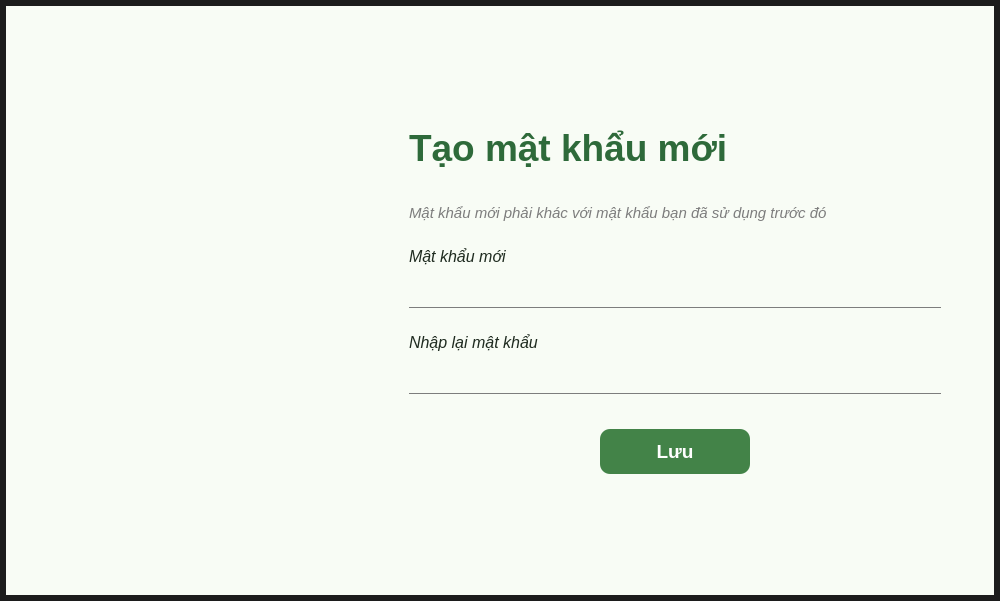
<?xml version="1.0" encoding="UTF-8"?>
<ui version="4.0">
 <class>NewPasswordScreen</class>
 <widget class="QWidget" name="NewPasswordScreen">
  <property name="geometry">
   <rect>
    <x>0</x>
    <y>0</y>
    <width>1000</width>
    <height>601</height>
   </rect>
  </property>
  <property name="windowTitle">
   <string>Tạo mật khẩu mới - Nông Ơi</string>
  </property>
  <property name="styleSheet">
   <string notr="true">QWidget#NewPasswordScreen {
    background-color: #F8FCF5;
    border: 6px solid #1C1C1C;
}

QLabel {
    font-family: 'Segoe UI', Arial, sans-serif;
}</string>
  </property>
  <layout class="QHBoxLayout" name="horizontalLayout">
   <property name="spacing">
    <number>0</number>
   </property>
   <property name="leftMargin">
    <number>50</number>
   </property>
   <property name="topMargin">
    <number>50</number>
   </property>
   <property name="rightMargin">
    <number>50</number>
   </property>
   <property name="bottomMargin">
    <number>50</number>
   </property>
   <item>
    <widget class="QLabel" name="lbl_image">
     <property name="minimumSize">
      <size>
       <width>350</width>
       <height>350</height>
      </size>
     </property>
     <property name="maximumSize">
      <size>
       <width>400</width>
       <height>400</height>
      </size>
     </property>
     <property name="text">
      <string/>
     </property>
     <property name="pixmap">
      <pixmap>../images/reset password.png</pixmap>
     </property>
     <property name="scaledContents">
      <bool>true</bool>
     </property>
     <property name="alignment">
      <set>Qt::AlignCenter</set>
     </property>
    </widget>
   </item>
   <item>
    <widget class="QFrame" name="right_panel">
     <property name="minimumSize">
      <size>
       <width>450</width>
       <height>0</height>
      </size>
     </property>
     <property name="styleSheet">
      <string notr="true">background: transparent; border: none;</string>
     </property>
     <layout class="QVBoxLayout" name="verticalLayout">
      <property name="spacing">
       <number>15</number>
      </property>
      <item>
       <spacer name="verticalSpacer_top">
        <property name="orientation">
         <enum>Qt::Vertical</enum>
        </property>
        <property name="sizeHint" stdset="0">
         <size>
          <width>20</width>
          <height>40</height>
         </size>
        </property>
       </spacer>
      </item>
      <item>
       <widget class="QLabel" name="lbl_title">
        <property name="styleSheet">
         <string notr="true">color: #2E6A3A;
font-size: 28pt;
font-weight: bold;</string>
        </property>
        <property name="text">
         <string>Tạo mật khẩu mới</string>
        </property>
       </widget>
      </item>
      <item>
       <spacer name="verticalSpacer_2">
        <property name="orientation">
         <enum>Qt::Vertical</enum>
        </property>
        <property name="sizeType">
         <enum>QSizePolicy::Fixed</enum>
        </property>
        <property name="sizeHint" stdset="0">
         <size>
          <width>20</width>
          <height>20</height>
         </size>
        </property>
       </spacer>
      </item>
      <item>
       <widget class="QLabel" name="lbl_huong_dan">
        <property name="styleSheet">
         <string notr="true">color: #7D7D7D;
font-size: 11pt;
font-style: italic;</string>
        </property>
        <property name="text">
         <string>Mật khẩu mới phải khác với mật khẩu bạn đã sử dụng trước đó</string>
        </property>
        <property name="wordWrap">
         <bool>true</bool>
        </property>
       </widget>
      </item>
      <item>
       <spacer name="verticalSpacer_3">
        <property name="orientation">
         <enum>Qt::Vertical</enum>
        </property>
        <property name="sizeType">
         <enum>QSizePolicy::Fixed</enum>
        </property>
        <property name="sizeHint" stdset="0">
         <size>
          <width>20</width>
          <height>10</height>
         </size>
        </property>
       </spacer>
      </item>
      <item>
       <widget class="QLabel" name="lbl_mat_khau_moi">
        <property name="styleSheet">
         <string notr="true">color: #1F2B20;
font-size: 12pt;
font-style: italic;</string>
        </property>
        <property name="text">
         <string>Mật khẩu mới</string>
        </property>
       </widget>
      </item>
      <item>
       <widget class="QLineEdit" name="txt_mat_khau_moi">
        <property name="styleSheet">
         <string notr="true">QLineEdit {
	background: transparent;
	border: none;
	border-bottom: 1px solid #7D7D7D;
	color: #7D7D7D;
	font-size: 12pt;
	padding-bottom: 5px;
}
QLineEdit:focus {
	border-bottom: 2px solid #3A7D44;
	color: #1F2B20;
}</string>
        </property>
        <property name="text">
         <string/>
        </property>
        <property name="echoMode">
         <enum>QLineEdit::Password</enum>
        </property>
       </widget>
      </item>
      <item>
       <spacer name="verticalSpacer_4">
        <property name="orientation">
         <enum>Qt::Vertical</enum>
        </property>
        <property name="sizeType">
         <enum>QSizePolicy::Fixed</enum>
        </property>
        <property name="sizeHint" stdset="0">
         <size>
          <width>20</width>
          <height>10</height>
         </size>
        </property>
       </spacer>
      </item>
      <item>
       <widget class="QLabel" name="lbl_nhap_lai_mk">
        <property name="styleSheet">
         <string notr="true">color: #1F2B20;
font-size: 12pt;
font-style: italic;</string>
        </property>
        <property name="text">
         <string>Nhập lại mật khẩu</string>
        </property>
       </widget>
      </item>
      <item>
       <widget class="QLineEdit" name="txt_xac_nhan_mat_khau">
        <property name="styleSheet">
         <string notr="true">QLineEdit {
	background: transparent;
	border: none;
	border-bottom: 1px solid #7D7D7D;
	color: #7D7D7D;
	font-size: 12pt;
	padding-bottom: 5px;
}
QLineEdit:focus {
	border-bottom: 2px solid #3A7D44;
	color: #1F2B20;
}</string>
        </property>
        <property name="text">
         <string/>
        </property>
        <property name="echoMode">
         <enum>QLineEdit::Password</enum>
        </property>
       </widget>
      </item>
      <item>
       <spacer name="verticalSpacer_5">
        <property name="orientation">
         <enum>Qt::Vertical</enum>
        </property>
        <property name="sizeType">
         <enum>QSizePolicy::Fixed</enum>
        </property>
        <property name="sizeHint" stdset="0">
         <size>
          <width>20</width>
          <height>20</height>
         </size>
        </property>
       </spacer>
      </item>
      <item>
       <layout class="QHBoxLayout" name="horizontalLayout_2">
        <item>
         <spacer name="horizontalSpacer_2">
          <property name="orientation">
           <enum>Qt::Horizontal</enum>
          </property>
          <property name="sizeHint" stdset="0">
           <size>
            <width>40</width>
            <height>20</height>
           </size>
          </property>
         </spacer>
        </item>
        <item>
         <widget class="QPushButton" name="btn_luu">
          <property name="minimumSize">
           <size>
            <width>150</width>
            <height>45</height>
           </size>
          </property>
          <property name="cursor">
           <cursorShape>PointingHandCursor</cursorShape>
          </property>
          <property name="styleSheet">
           <string notr="true">QPushButton {
	background-color: #438348;
	color: white;
	border-radius: 10px;
	font-weight: bold;
	font-size: 14pt;
}
QPushButton:hover {
	background-color: #356639;
}
QPushButton:pressed {
	background-color: #274d2b;
}</string>
          </property>
          <property name="text">
           <string>Lưu</string>
          </property>
         </widget>
        </item>
        <item>
         <spacer name="horizontalSpacer_3">
          <property name="orientation">
           <enum>Qt::Horizontal</enum>
          </property>
          <property name="sizeHint" stdset="0">
           <size>
            <width>40</width>
            <height>20</height>
           </size>
          </property>
         </spacer>
        </item>
       </layout>
      </item>
      <item>
       <spacer name="verticalSpacer_bottom">
        <property name="orientation">
         <enum>Qt::Vertical</enum>
        </property>
        <property name="sizeHint" stdset="0">
         <size>
          <width>20</width>
          <height>40</height>
         </size>
        </property>
       </spacer>
      </item>
     </layout>
    </widget>
   </item>
  </layout>
 </widget>
 <resources/>
 <connections/>
</ui>
